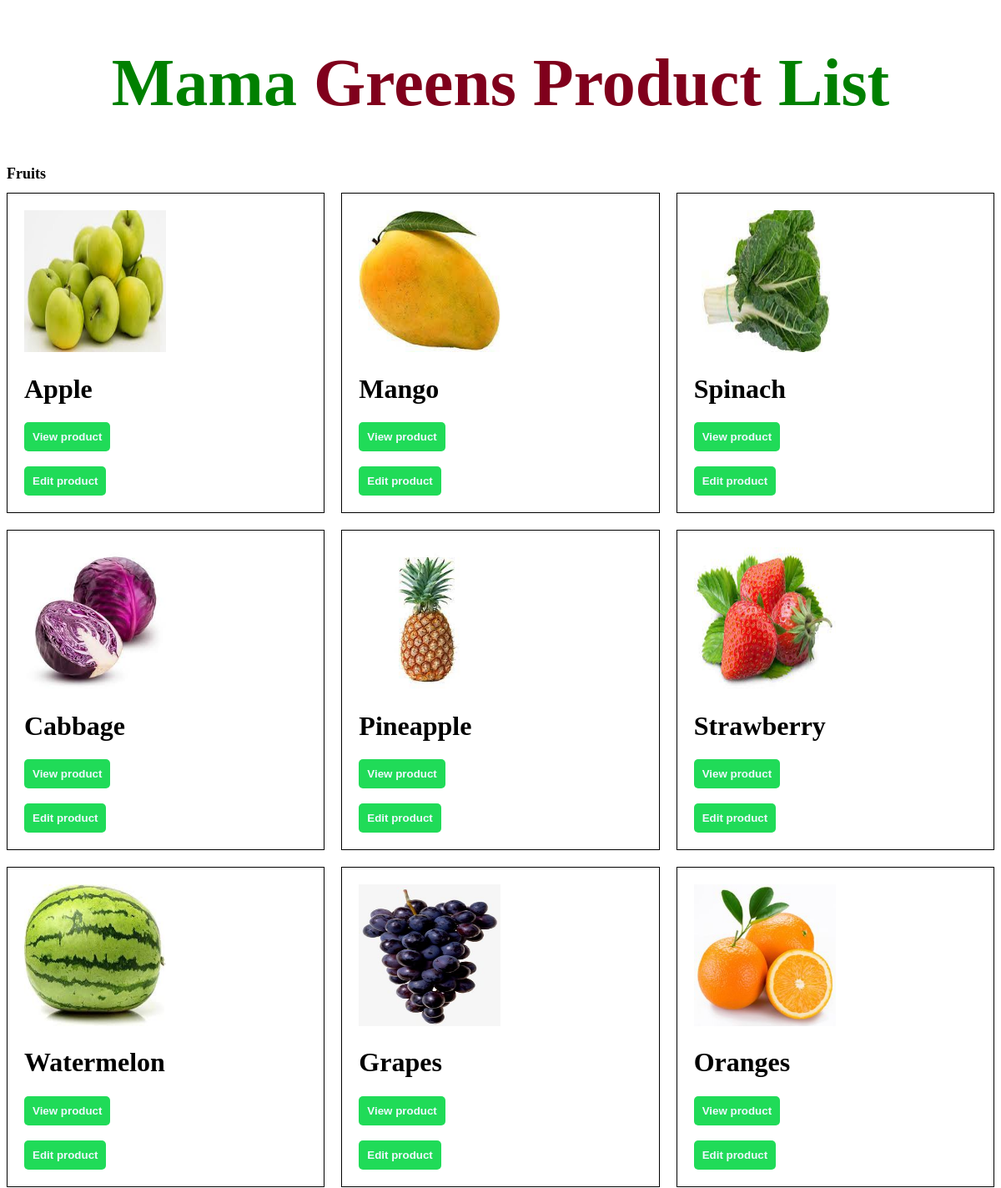
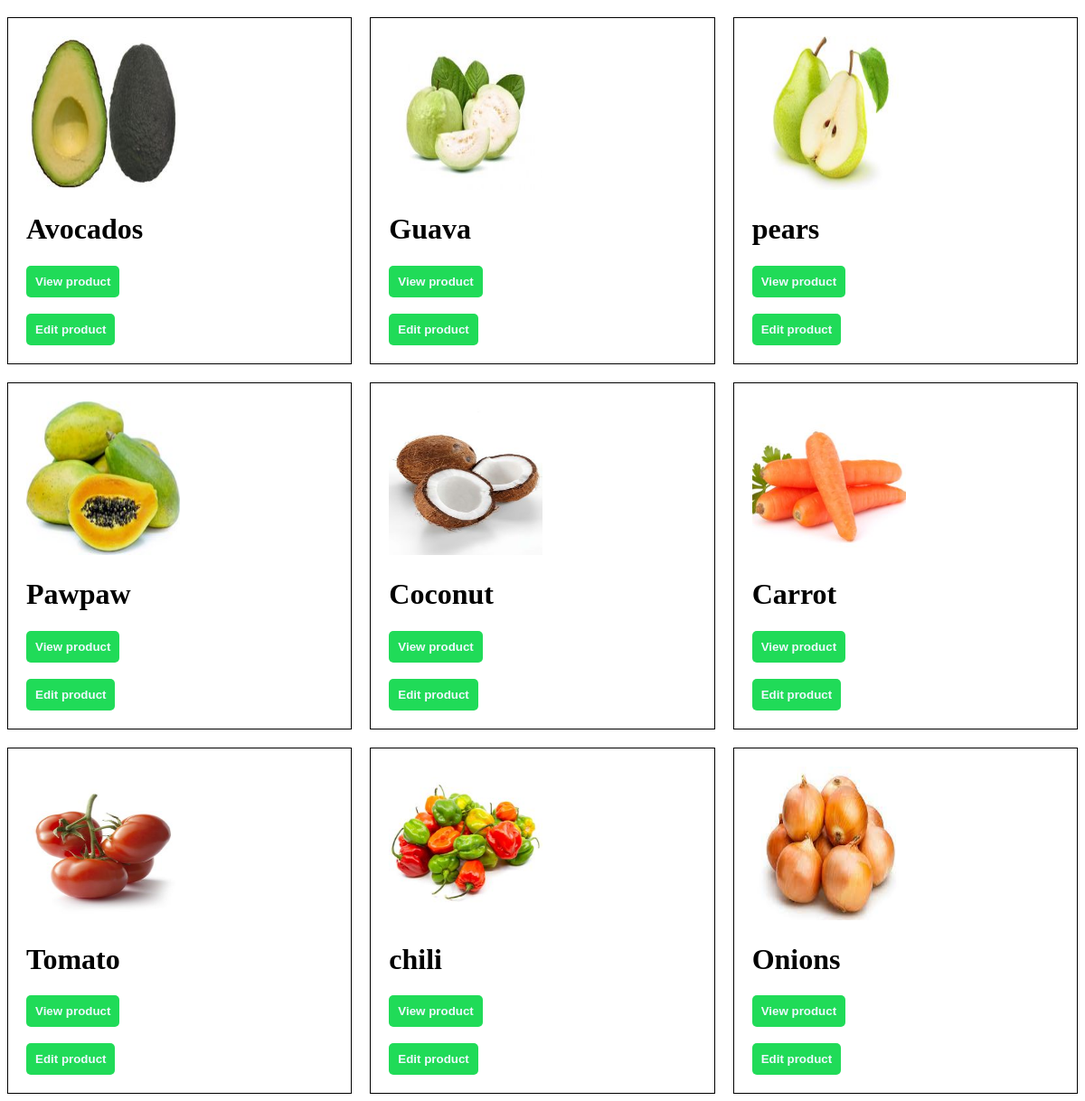
Screenshot of /inventory/products/list/ with the database file from the repository (2 pictures, top to bottom).
### inventory/models.py (models this page shows)
class Product(models.Model):
    vendor=models.ForeignKey(Vendor,null=True,on_delete=models.CASCADE)
    name=models.CharField(max_length=32)
    price=models.DecimalField(max_digits=8,decimal_places=2)
    description=models.TextField()
    image=models.ImageField()
    date_created=models.DateTimeField(auto_now_add=True)
    date_updated=models.DateTimeField(auto_now=True)
    quantity=models.PositiveIntegerField()

### inventory/views.py (the view)
# urls.py: path("products/list/",product_list, name="product_list_view"),
def product_list(request):
    products=Product.objects.all()
    return render(request,"inventory/product_list.html",{"products":products})

### templates/inventory/product_list.html (shortened to what this page needs)
<!DOCTYPE html>
<html lang="en">
<head>
<body>
    <h1 class="header">Mama <span>Greens Product</span> List</h1>
    <h1 class="product"> Fruits</h1>
<div class="allproducts">
    {% for product in products %}
        <div class="product-container">
            <img src="{{product.image.url}}" class="img"/>
            <h1 class="product-name">{{ product.name }}</h1>
            <button class="button"><a href= "{%  url 'product_detail_view' id=product.id %}">View product</a></button>
            <br>
            <br>
           <button class="button"><a href="{% url 'product_update_view' id=product.id %}">   Edit product</a></button>
        </div>
    {% endfor %}
</div>

### templates/inventory/product_list.html (style rules this page uses)
.header { font-size: 80px; font-weight: bold; text-align: center; color: green; }
span { color:rgb(128, 0, 28); }
.allproducts { display: grid; grid-template-columns: repeat(3, 1fr); grid-gap: 20px; }
.product-container { border: 1px solid black; padding: 10px; }
.product { font-size: 18px; font-weight: bold; }
.img { width: 170px; height: 170px; }
.product-container { border: 1px solid black; padding: 20px ; }
.button { border:none; padding: 10px ; background-color: rgb(32, 219, 88); text-decoration: none; border-radius: 5px; }
.button a { text-decoration: none; color: aliceblue; font-weight: bold; }

### rows the page displays
Product: image (picture), name "Apple"
Product: image (picture), name "Mango"
Product: image (picture), name "Spinach"
Product: image (picture), name "Cabbage"
Product: image (picture), name "Pineapple"
Product: image (picture), name "Strawberry"
Product: image (picture), name "Watermelon"
Product: image (picture), name "Grapes"
Product: image (picture), name "Oranges"
Product: image (picture), name "Avocados"
Product: image (picture), name "Guava"
Product: image (picture), name "pears"
Product: image (picture), name "Pawpaw"
Product: image (picture), name "Coconut"
Product: image (picture), name "Carrot"
Product: image (picture), name "Tomato"
Product: image (picture), name "chili"
Product: image (picture), name "Onions"
